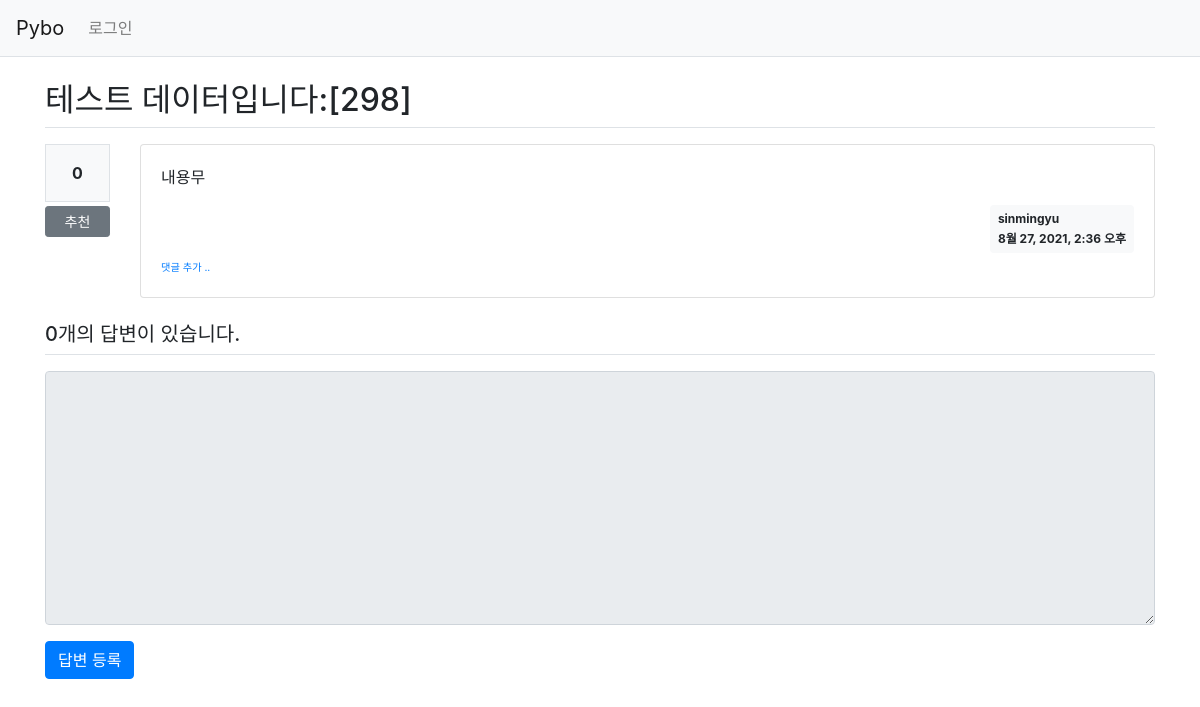
/pybo/303/, run on an earlier commit of the app's database.
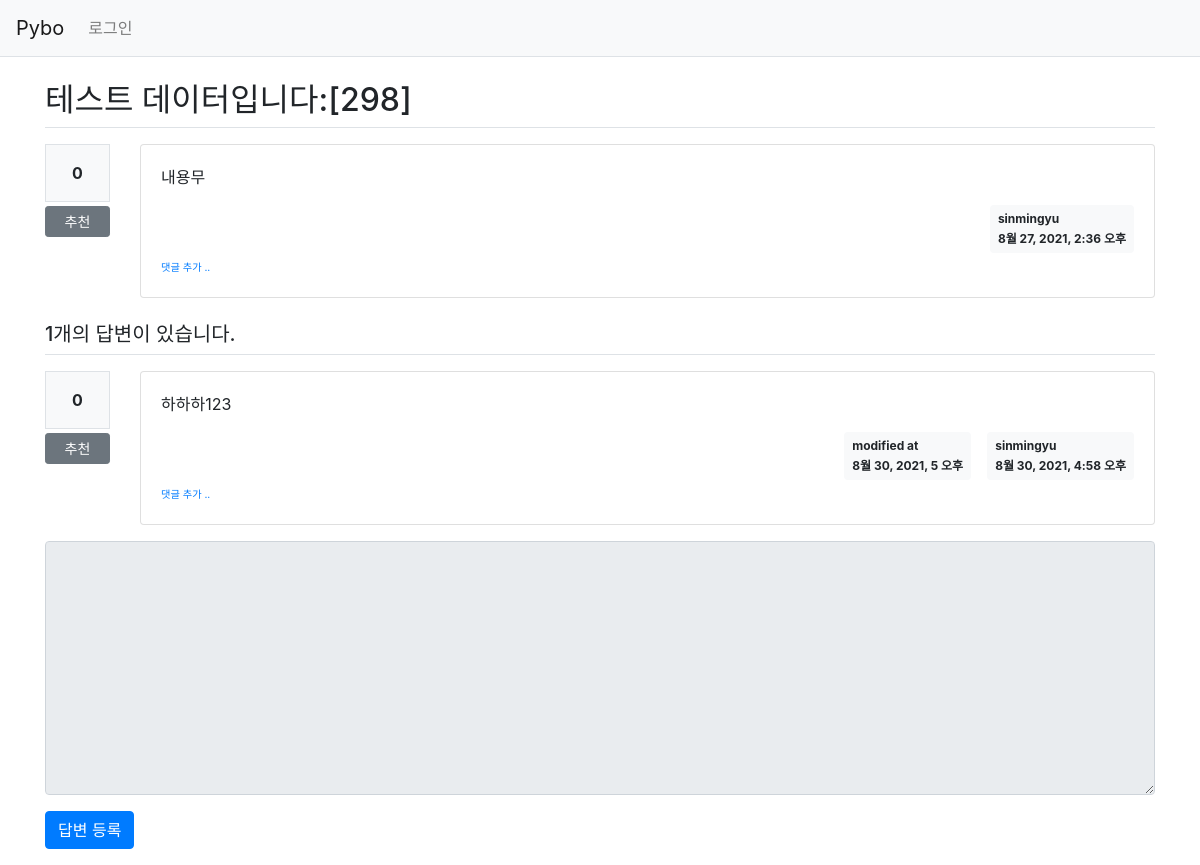
And on a later commit of the database.
### pybo/models.py (models this page shows, shortened)
class Question(models.Model):
    author = models.ForeignKey(User, on_delete=models.CASCADE,
                               related_name='author_question')
    subject = models.CharField(max_length=200)
    content = models.TextField()
    create_date = models.DateTimeField()
    modify_date = models.DateTimeField(null=True, blank=True)
    voter = models.ManyToManyField(User, related_name='voter_question')

class Answer(models.Model):
    author = models.ForeignKey(User, on_delete=models.CASCADE,
                               related_name='author_answer')
    question = models.ForeignKey(Question, on_delete=models.CASCADE)
    content = models.TextField()
    create_date = models.DateTimeField()
    modify_date = models.DateTimeField(null=True, blank=True)
    voter = models.ManyToManyField(User, related_name='voter_answer')

### pybo/views/base_views.py (the view)
def detail(request, question_id):
    question = get_object_or_404(Question, pk=question_id)
    context = {'question': question}
    return render(request, 'pybo/question_detail.html', context)

### pybo/templatetags/pybo_filter.py (called while the page is built)
@register.filter()
def mark(value):
    extensions = ["nl2br", "fenced_code"]
    return mark_safe(markdown.markdown(value, extensions=extensions))

### templates/pybo/question_detail.html (shortened to what this page needs)
{% extends 'base.html' %}
{% load pybo_filter %}
{% block content %}
<div class="container my-3">
    <h2 class="border-bottom py-2">{{ question.subject }}</h2>
    <div class="row my-3">
        <div class="col-1">
            <div class="bg-light text-center p-3 border font-weight-bolder mb-1">
                {{ question.voter.count }}
            </div>
            <a href="#" data-uri="{% url 'pybo:vote_question' question.id %}"
               class="recommend btn btn-sm btn-secondary btn-block my-1">추천</a>
        </div>
        <div class="col-11">
            <div class="card">
                <div class="card-body">
                    <div class="card-text">
                        {{ question.content|mark }}
                    </div>
                    <div class="d-flex justify-content-end">
                        <div class="badge badge-light p-2 text-left">
                            <div class="mb-2">{{ question.author.username }}</div>
                            <div>{{ question.create_date }}</div>
                        </div>
                    </div>
                    <div>
                        <a href="{% url 'pybo:comment_create_question' question.id %}" class="small"><small>댓글 추가 ..</small></a>
                    </div>
                </div>
            </div>
        </div>
    </div>
    <h5 class="border-bottom my-3 py-2">
        {{question.answer_set.count}}개의 답변이 있습니다.
    </h5>
    {% for answer in question.answer_set.all %}
    <div class="row my-3">
        <div class="col-1">
            <div class="bg-light text-center p-3 border font-weight-bolder mb-1">
                {{ answer.voter.count }}
            </div>
            <a href="#" data-uri="{% url 'pybo:vote_answer' answer.id %}"
               class="recommend btn btn-sm btn-secondary btn-block my-1">추천</a>
        </div>
        <div class="col-11">
            <div class="card">
                <div class="card-body">
                    <div class="card-text">
                        {{ answer.content|mark }}
                    </div>
                    <div class="d-flex justify-content-end">
                        {% if answer.modify_date %}
                        <div class="badge badge-light p-2 text-left mx-3">
                            <div class="mb-2">modified at</div>
                            <div>{{ answer.modify_date }}</div>
                        </div>
                        {% endif %}
                        <div class="badge badge-light p-2 text-left">
                            <div class="mb-2">{{ answer.author.username }}</div>
                            <div>{{ answer.create_date }}</div>
                        </div>
                    </div>
                    <div>
                        <a href="{% url 'pybo:comment_create_answer' answer.id %}"
                           class="small"><small>댓글 추가 ..</small></a>
                    </div>
                </div>
            </div>
        </div>
    </div>
    {% endfor %}
    <form action="{% url 'pybo:answer_create' question.id %}" method="post" class="my-3">
        <div class="form-group">
            <textarea name="content" id="content"
                      {% if not user.is_authenticated %} disabled {% endif %}
                      class="form-control" rows="10"></textarea>
        </div>
        <input type="submit" value="답변 등록" class="btn btn-primary">
    </form>
</div>
{% endblock %}

What changed in the data, as far as the page shows it:
computed for Question "테스트 데이터입니다:[298]": answer_set.count "0" → "1"
added Answer: voter.count "0", content|mark "하하하123", modify_date "8월 30, 2021, 5 오후", author.username "sinmingyu", create_date "8월 30, 2021, 4:58 오후"
